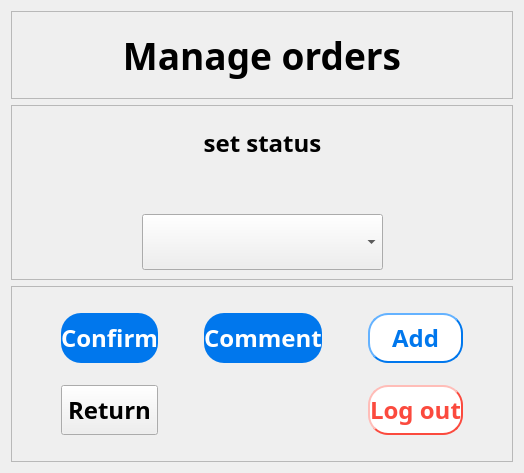
           <widget class="QWidget" name="manage_order_page17">
            <layout class="QVBoxLayout" name="verticalLayout_31">
             <item>
              <layout class="QVBoxLayout" name="verticalLayout_30" stretch="1,2,2">
               <item>
                <widget class="QFrame" name="frame_49">
                 <property name="frameShape">
                  <enum>QFrame::StyledPanel</enum>
                 </property>
                 <property name="frameShadow">
                  <enum>QFrame::Raised</enum>
                 </property>
                 <layout class="QGridLayout" name="gridLayout_100">
                  <item row="0" column="0">
                   <layout class="QGridLayout" name="gridLayout_99">
                    <item row="0" column="0">
                     <widget class="QLabel" name="label_46">
                      <property name="font">
                       <font>
                        <family>Bahnschrift SemiBold</family>
                        <pointsize>28</pointsize>
                        <weight>75</weight>
                        <bold>true</bold>
                       </font>
                      </property>
                      <property name="text">
                       <string>Manage orders</string>
                      </property>
                      <property name="alignment">
                       <set>Qt::AlignCenter</set>
                      </property>
                     </widget>
                    </item>
                   </layout>
                  </item>
                 </layout>
                </widget>
               </item>
               <item>
                <widget class="QFrame" name="frame_48">
                 <property name="frameShape">
                  <enum>QFrame::StyledPanel</enum>
                 </property>
                 <property name="frameShadow">
                  <enum>QFrame::Raised</enum>
                 </property>
                 <layout class="QGridLayout" name="gridLayout_102">
                  <item row="0" column="0">
                   <layout class="QGridLayout" name="gridLayout_101" rowstretch="3,2,3" columnstretch="1,2,1">
                    <item row="2" column="2">
                     <spacer name="horizontalSpacer_68">
                      <property name="orientation">
                       <enum>Qt::Horizontal</enum>
                      </property>
                      <property name="sizeHint" stdset="0">
                       <size>
                        <width>40</width>
                        <height>20</height>
                       </size>
                      </property>
                     </spacer>
                    </item>
                    <item row="0" column="1">
                     <widget class="QLabel" name="label_47">
                      <property name="font">
                       <font>
                        <family>Bahnschrift SemiBold</family>
                        <pointsize>18</pointsize>
                        <weight>75</weight>
                        <bold>true</bold>
                       </font>
                      </property>
                      <property name="text">
                       <string>set status</string>
                      </property>
                      <property name="alignment">
                       <set>Qt::AlignCenter</set>
                      </property>
                     </widget>
                    </item>
                    <item row="2" column="1">
                     <widget class="QComboBox" name="set_status">
                      <property name="sizePolicy">
                       <sizepolicy hsizetype="Preferred" vsizetype="Expanding">
                        <horstretch>0</horstretch>
                        <verstretch>0</verstretch>
                       </sizepolicy>
                      </property>
                      <property name="font">
                       <font>
                        <family>Bahnschrift SemiBold</family>
                        <pointsize>18</pointsize>
                        <weight>75</weight>
                        <bold>true</bold>
                       </font>
                      </property>
                      <item>
                       <property name="text">
                        <string/>
                       </property>
                      </item>
                      <item>
                       <property name="text">
                        <string>reserved</string>
                       </property>
                      </item>
                      <item>
                       <property name="text">
                        <string>checked in</string>
                       </property>
                      </item>
                      <item>
                       <property name="text">
                        <string>check out</string>
                       </property>
                      </item>
                      <item>
                       <property name="text">
                        <string>cancelled</string>
                       </property>
                      </item>
                      <item>
                       <property name="text">
                        <string>unpaid</string>
                       </property>
                      </item>
                     </widget>
                    </item>
                    <item row="2" column="0">
                     <spacer name="horizontalSpacer_67">
                      <property name="orientation">
                       <enum>Qt::Horizontal</enum>
                      </property>
                      <property name="sizeHint" stdset="0">
                       <size>
                        <width>40</width>
                        <height>20</height>
                       </size>
                      </property>
                     </spacer>
                    </item>
                    <item row="1" column="1">
                     <spacer name="verticalSpacer_39">
                      <property name="orientation">
                       <enum>Qt::Vertical</enum>
                      </property>
                      <property name="sizeHint" stdset="0">
                       <size>
                        <width>20</width>
                        <height>40</height>
                       </size>
                      </property>
                     </spacer>
                    </item>
                   </layout>
                  </item>
                 </layout>
                </widget>
               </item>
               <item>
                <widget class="QFrame" name="frame_47">
                 <property name="frameShape">
                  <enum>QFrame::StyledPanel</enum>
                 </property>
                 <property name="frameShadow">
                  <enum>QFrame::Raised</enum>
                 </property>
                 <layout class="QGridLayout" name="gridLayout_104">
                  <item row="0" column="0">
                   <layout class="QGridLayout" name="gridLayout_103" rowstretch="1,3,1,3,1" columnstretch="1,2,1,2,1,2,1">
                    <item row="1" column="6">
                     <spacer name="horizontalSpacer_71">
                      <property name="orientation">
                       <enum>Qt::Horizontal</enum>
                      </property>
                      <property name="sizeHint" stdset="0">
                       <size>
                        <width>40</width>
                        <height>20</height>
                       </size>
                      </property>
                     </spacer>
                    </item>
                    <item row="4" column="1">
                     <spacer name="verticalSpacer_42">
                      <property name="orientation">
                       <enum>Qt::Vertical</enum>
                      </property>
                      <property name="sizeHint" stdset="0">
                       <size>
                        <width>20</width>
                        <height>40</height>
                       </size>
                      </property>
                     </spacer>
                    </item>
                    <item row="3" column="1">
                     <widget class="QPushButton" name="to_admin_page">
                      <property name="sizePolicy">
                       <sizepolicy hsizetype="Minimum" vsizetype="Expanding">
                        <horstretch>0</horstretch>
                        <verstretch>0</verstretch>
                       </sizepolicy>
                      </property>
                      <property name="font">
                       <font>
                        <family>Bahnschrift SemiBold</family>
                        <pointsize>18</pointsize>
                        <weight>75</weight>
                        <bold>true</bold>
                       </font>
                      </property>
                      <property name="text">
                       <string>Return</string>
                      </property>
                     </widget>
                    </item>
                    <item row="1" column="0">
                     <spacer name="horizontalSpacer_69">
                      <property name="orientation">
                       <enum>Qt::Horizontal</enum>
                      </property>
                      <property name="sizeHint" stdset="0">
                       <size>
                        <width>40</width>
                        <height>20</height>
                       </size>
                      </property>
                     </spacer>
                    </item>
                    <item row="1" column="4">
                     <spacer name="horizontalSpacer_70">
                      <property name="orientation">
                       <enum>Qt::Horizontal</enum>
                      </property>
                      <property name="sizeHint" stdset="0">
                       <size>
                        <width>40</width>
                        <height>20</height>
                       </size>
                      </property>
                     </spacer>
                    </item>
                    <item row="1" column="5">
                     <widget class="QPushButton" name="to_add_order_page">
                      <property name="sizePolicy">
                       <sizepolicy hsizetype="Minimum" vsizetype="Expanding">
                        <horstretch>0</horstretch>
                        <verstretch>0</verstretch>
                       </sizepolicy>
                      </property>
                      <property name="font">
                       <font>
                        <family>Bahnschrift SemiBold</family>
                        <pointsize>18</pointsize>
                        <weight>75</weight>
                        <bold>true</bold>
                       </font>
                      </property>
                      <property name="styleSheet">
                       <string notr="true">QPushButton{background-color: rgb(255,255,255); border-radius:20px; color:rgb(0, 119, 237);border-width:2px;border-color:rgb(0, 119, 237);border-style:outset;}</string>
                      </property>
                      <property name="text">
                       <string>Add</string>
                      </property>
                     </widget>
                    </item>
                    <item row="2" column="1">
                     <spacer name="verticalSpacer_41">
                      <property name="orientation">
                       <enum>Qt::Vertical</enum>
                      </property>
                      <property name="sizeHint" stdset="0">
                       <size>
                        <width>20</width>
                        <height>40</height>
                       </size>
                      </property>
                     </spacer>
                    </item>
                    <item row="3" column="5">
                     <widget class="QPushButton" name="to_log_in_page">
                      <property name="sizePolicy">
                       <sizepolicy hsizetype="Minimum" vsizetype="Expanding">
                        <horstretch>0</horstretch>
                        <verstretch>0</verstretch>
                       </sizepolicy>
                      </property>
                      <property name="font">
                       <font>
                        <family>Bahnschrift SemiBold</family>
                        <pointsize>18</pointsize>
                        <weight>75</weight>
                        <bold>true</bold>
                       </font>
                      </property>
                      <property name="styleSheet">
                       <string notr="true">QPushButton{background-color: rgb(255,255,255); border-radius:20px; color:rgb(251, 74, 62);border-width:2px;border-color:rgb(251, 74, 62);border-style:outset;}</string>
                      </property>
                      <property name="text">
                       <string>Log out</string>
                      </property>
                     </widget>
                    </item>
                    <item row="1" column="3">
                     <widget class="QPushButton" name="to_comment_page_2">
                      <property name="sizePolicy">
                       <sizepolicy hsizetype="Minimum" vsizetype="Expanding">
                        <horstretch>0</horstretch>
                        <verstretch>0</verstretch>
                       </sizepolicy>
                      </property>
                      <property name="font">
                       <font>
                        <family>Bahnschrift SemiBold</family>
                        <pointsize>18</pointsize>
                        <weight>75</weight>
                        <bold>true</bold>
                       </font>
                      </property>
                      <property name="styleSheet">
                       <string notr="true">QPushButton{background-color: rgb(0, 119, 237); border-radius:20px; color:rgb(255,255,255);}</string>
                      </property>
                      <property name="text">
                       <string>Comment</string>
                      </property>
                     </widget>
                    </item>
                    <item row="1" column="1">
                     <widget class="QPushButton" name="confir_status_to_op_su_page">
                      <property name="sizePolicy">
                       <sizepolicy hsizetype="Minimum" vsizetype="Expanding">
                        <horstretch>0</horstretch>
                        <verstretch>0</verstretch>
                       </sizepolicy>
                      </property>
                      <property name="font">
                       <font>
                        <family>Bahnschrift SemiBold</family>
                        <pointsize>18</pointsize>
                        <weight>75</weight>
                        <bold>true</bold>
                       </font>
                      </property>
                      <property name="styleSheet">
                       <string notr="true">QPushButton{background-color: rgb(0, 119, 237); border-radius:20px; color:rgb(255,255,255);}</string>
                      </property>
                      <property name="text">
                       <string>Confirm</string>
                      </property>
                     </widget>
                    </item>
                    <item row="0" column="1">
                     <spacer name="verticalSpacer_40">
                      <property name="orientation">
                       <enum>Qt::Vertical</enum>
                      </property>
                      <property name="sizeHint" stdset="0">
                       <size>
                        <width>20</width>
                        <height>40</height>
                       </size>
                      </property>
                     </spacer>
                    </item>
                    <item row="1" column="2">
                     <spacer name="horizontalSpacer_77">
                      <property name="orientation">
                       <enum>Qt::Horizontal</enum>
                      </property>
                      <property name="sizeHint" stdset="0">
                       <size>
                        <width>40</width>
                        <height>20</height>
                       </size>
                      </property>
                     </spacer>
                    </item>
                   </layout>
                  </item>
                 </layout>
                </widget>
               </item>
              </layout>
             </item>
            </layout>
           </widget>
